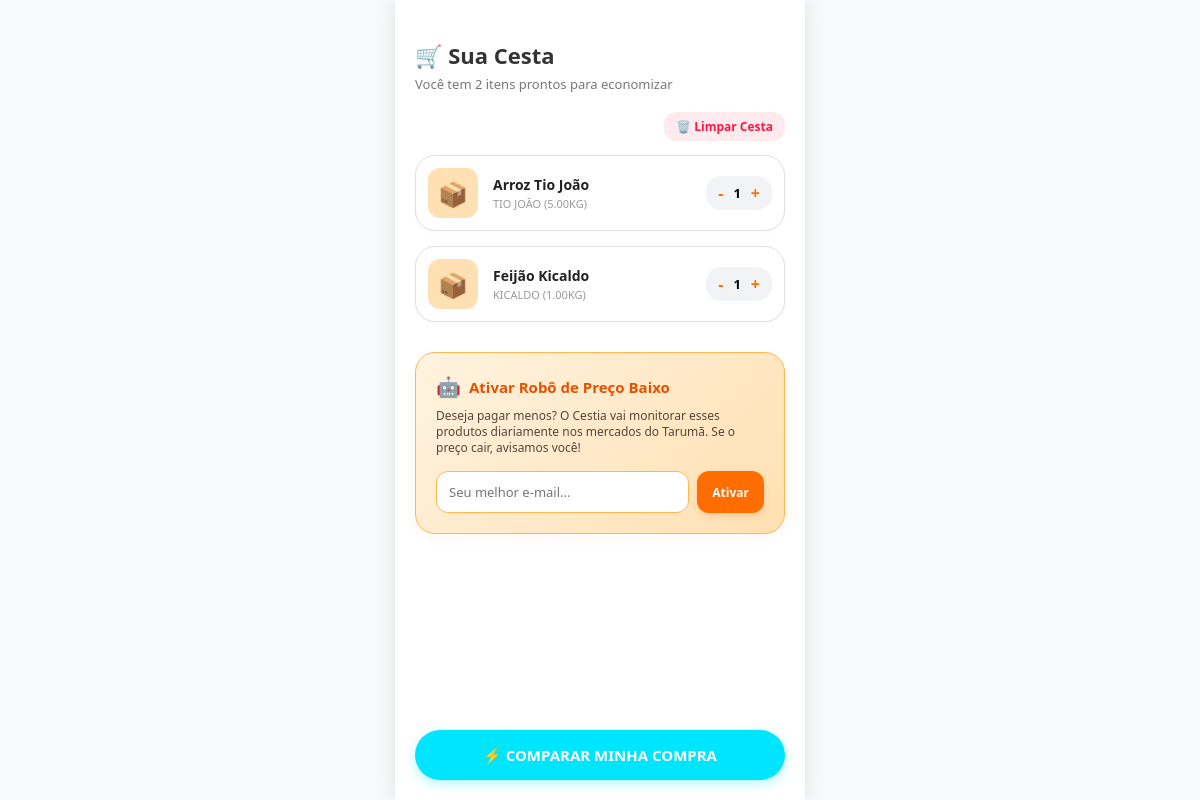
The page /cesta/ on the database its author committed.
### core/models.py (models this page shows, shortened)
class Produto(models.Model):
    gtin_ean = models.CharField(max_length=13, unique=True, verbose_name="Código de Barras")
    nome = models.CharField(max_length=255)
    marca = models.CharField(max_length=100)
    quantidade = models.DecimalField(max_digits=10, decimal_places=2)
    unidade = models.CharField(max_length=10, choices=[('kg', 'Quilograma'), ('L', 'Litro'), ('un', 'Unidade')])
    categoria = models.ForeignKey(Categoria, on_delete=models.CASCADE)

### core/views.py (the view)
# urls.py: path('cesta/', tela_cesta_compras, name='cesta'),
def tela_cesta_compras(request):
    produtos_na_cesta = Produto.objects.filter(id__in=[2, 3])
    return render(request, "cestia/cesta.html", {'produtos': produtos_na_cesta})

### core/templates/cestia/cesta.html (shortened to what this page needs)
﻿<!DOCTYPE html>
<html lang="pt-br">
<head>
</head>
<body>
    <div class="celular-container">
        <div class="titulo-pagina">🛒 Sua Cesta</div>
        <div class="sub-texto">Você tem 2 itens prontos para economizar</div>
        {% if produtos %}
        <div style="margin-bottom: 20px; text-align: right;">
            <a href="/limpar-cesta/" style="color: #FF1744; font-size: 12px; font-weight: 700; text-decoration: none; background-color: #FFEBEE; padding: 6px 12px; border-radius: 12px;">🗑️ Limpar Cesta</a>
        </div>
        {% endif %}
        {% for p in produtos %}
        <div class="item-carrinho">
            <div class="foto-falsa">📦</div>
            <div class="info-produto">
                <div class="nome-prod">{{ p.nome }}</div>
                <div class="marca-prod">{{ p.marca }} ({{ p.quantidade }}{{ p.unidade }})</div>
            </div>
            <div class="qtd-container">
                <button class="btn-qtd">-</button>
                <div class="num-qtd">1</div>
                <button class="btn-qtd">+</button>
            </div>
        </div>
        {% endfor %}
        <div style="background: linear-gradient(135deg, #FFF3E0, #FFE0B2); border: 1px solid #FFB74D; padding: 20px; border-radius: 20px; margin-top: 30px; box-shadow: 0 4px 12px rgba(255,109,0,0.05);">
            <div style="display: flex; align-items: center; gap: 8px; margin-bottom: 8px;">
                <span style="font-size: 20px;">🤖</span>
                <h4 style="color: #E65100; font-size: 15px; font-weight: 700;">Ativar Robô de Preço Baixo</h4>
            </div>
            <p style="font-size: 12px; color: #5D4037; line-height: 16px; margin-bottom: 15px;">
                Deseja pagar menos? O Cestia vai monitorar esses produtos diariamente nos mercados do Tarumã. Se o preço cair, avisamos você!
            </p>
            <div style="display: flex; gap: 8px;">
                <input type="email" placeholder="Seu melhor e-mail..." style="flex: 1; height: 42px; border: 1px solid #FFB74D; border-radius: 12px; padding-left: 12px; font-size: 13px; outline: none; background-color: #FFF;">
                <button onclick="alert('✉️ Perfeito! O robô do Cestia já está monitorando sua cesta de compras!')" style="background-color: #FF6D00; color: #FFF; border: none; padding: 0 15px; border-radius: 12px; font-size: 12px; font-weight: bold; cursor: pointer; box-shadow: 0 3px 6px rgba(255,109,0,0.2);">
                    Ativar
                </button>
            </div>
        </div>
        <div class="rodape-fixo">
            <a href="/resultado-cestia/" class="btn-comparar">⚡ COMPARAR MINHA COMPRA</a>
        </div>
    </div>

### core/templates/cestia/cesta.html (style rules this page uses)
* { margin: 0; padding: 0; box-sizing: border-box; font-family: 'Segoe UI', sans-serif; }
body { background-color: #F8F9FA; display: flex; justify-content: center; }
.celular-container { width: 100%; max-width: 410px; min-height: 100vh; background-color: #FFF; box-shadow: 0 0 20px rgba(0,0,0,0.1); position: relative; padding: 20px; padding-bottom: 100px; }
.titulo-pagina { font-size: 22px; font-weight: bold; color: #333; margin-top: 20px; margin-bottom: 5px; }
.sub-texto { font-size: 13px; color: #777; margin-bottom: 25px; }
.item-carrinho { display: flex; align-items: center; background-color: #FFF; border: 1px solid #E0E0E0; padding: 12px; border-radius: 20px; margin-bottom: 15px; box-shadow: 0 2px 5px rgba(0,0,0,0.02); }
.foto-falsa { width: 50px; height: 50px; background-color: #FFE0B2; border-radius: 12px; display: flex; justify-content: center; align-items: center; font-size: 24px; margin-right: 15px; }
.info-produto { flex: 1; }
.nome-prod { font-size: 14px; font-weight: 700; color: #212121; }
.marca-prod { font-size: 11px; color: #999; text-transform: uppercase; margin-top: 2px; }
.qtd-container { display: flex; align-items: center; gap: 10px; background-color: #F1F3F5; padding: 6px 12px; border-radius: 15px; }
.btn-qtd { border: none; background: none; font-size: 16px; font-weight: bold; color: #FF6D00; cursor: pointer; }
.num-qtd { font-size: 13px; font-weight: bold; }
.rodape-fixo { position: absolute; bottom: 20px; left: 20px; right: 20px; }
.btn-comparar { width: 100%; background-color: #00E5FF; color: #FFF; border: none; padding: 15px; border-radius: 25px; font-size: 15px; font-weight: bold; text-align: center; cursor: pointer; text-decoration: none; display: block; box-shadow: 0 4px 12px rgba(0,229,255,0.3); }

### rows shown on the page
Produto: nome "Arroz Tio João", marca "TIO JOÃO", quantidade "5.00", unidade "KG"
Produto: nome "Feijão Kicaldo", marca "KICALDO", quantidade "1.00", unidade "KG"
